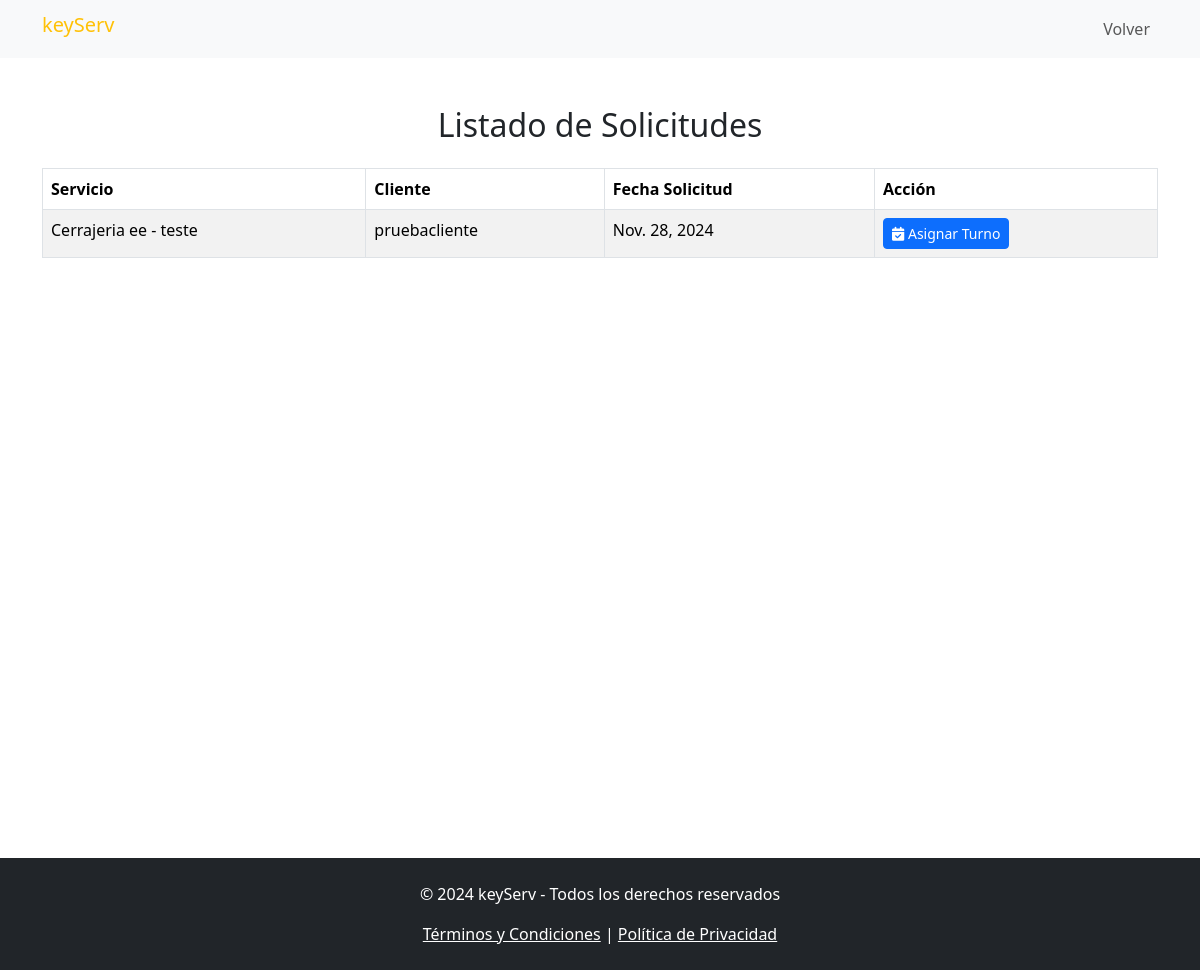
The page /solicitudes/listado_solicitudes/ on the database as committed earlier.
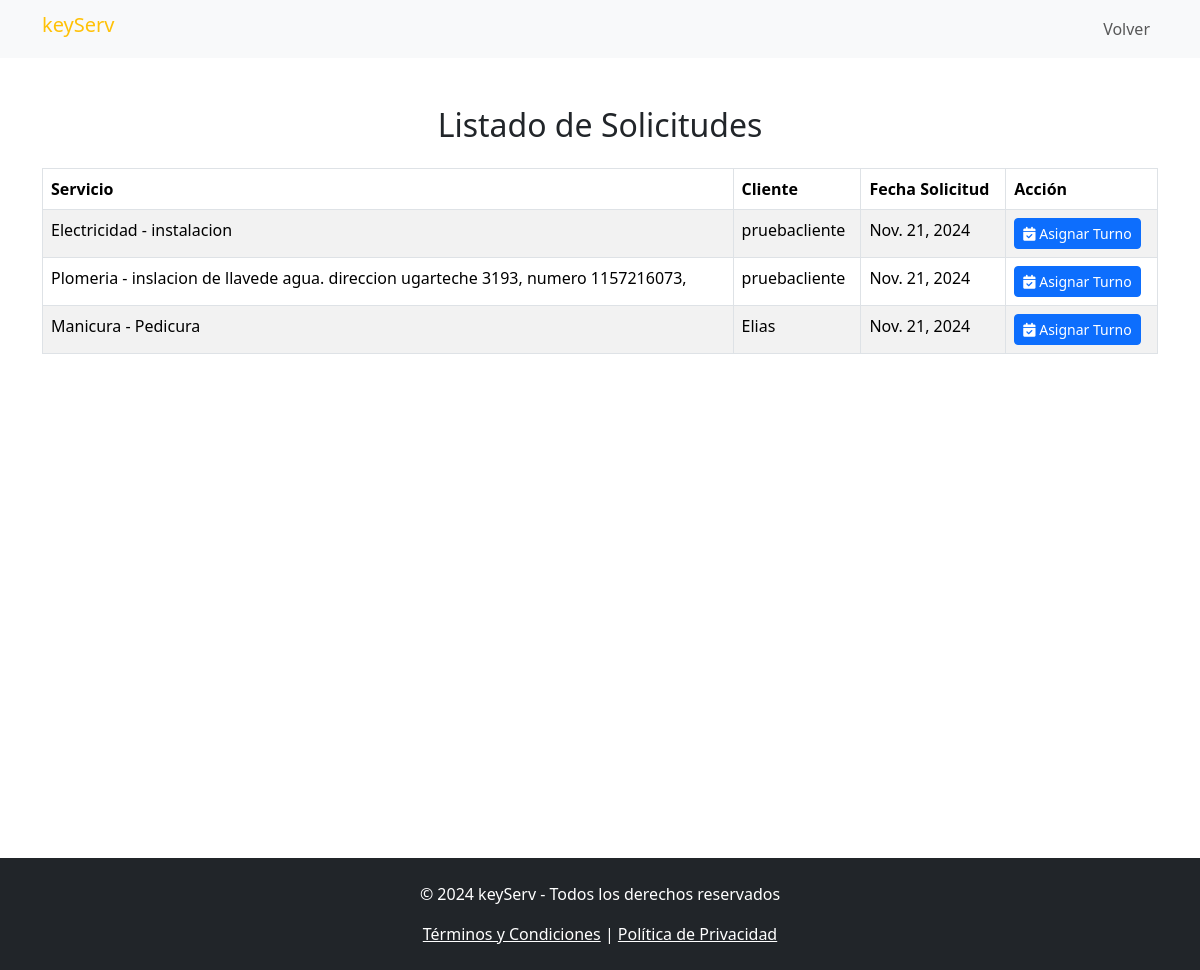
The same page on the database as committed later.
### apps/solicitudes/models.py (models this page shows, shortened)
class Solicitud(models.Model):
    cliente = models.ForeignKey(Cliente, on_delete=models.CASCADE)
    servicio = models.ForeignKey(Servicio, on_delete=models.CASCADE)
    fecha_solicitud = models.DateField(auto_now_add=True)
    fecha_servicio = models.DateField()
    estado = models.CharField(max_length=10, default='Pendiente')

### apps/servicios/models.py (models this page shows)
class Servicio(models.Model):
    nombre_servicio = models.CharField(max_length=100)
    descripcion = models.TextField()
    def __str__(self):
        return f"{self.nombre_servicio } - {self.descripcion}"

### apps/usuarios/models.py (models this page shows)
class Cliente(models.Model):
    usuario = models.OneToOneField(Usuario, on_delete=models.CASCADE)
    direccion = models.CharField(max_length=255)
    telefono = models.CharField(max_length=15)
    def __str__(self):
        return self.usuario.username

class Usuario(AbstractUser):
    ROLES = [
        ('Cliente', 'Cliente'),
        ('Profesional', 'Profesional')
    ]
    rol = models.CharField(max_length=20, choices=ROLES)

### apps/solicitudes/views.py (the view)
# urls.py: path('listado_solicitudes/', views.SolicitudesView.as_view(), name='listado_solicitudes'),
class SolicitudesView(TemplateView):
    template_name = "listado_solicitudes.html"
    def get_context_data(self, **kwargs):
        context = super().get_context_data(**kwargs)
        context['solicitudes'] = Solicitud.objects.all()
        return context

### apps/solicitudes/templates/listado_solicitudes.html (shortened to what this page needs)
{% extends 'base.html' %}
{% block navbar %}
  <nav class="navbar navbar-expand-lg navbar-light bg-light">
    <div class="container">
      <h1 class="navbar-brand text-warning" href="#">keyServ</h1>
      <div class="collapse navbar-collapse" id="navbarNav">
        <ul class="navbar-nav ms-auto">
          <li class="nav-item">
            <a class="nav-link" href="{% url 'dashboard' %}">Volver</a>
          </li>
        </ul>
      </div>
    </div>
  </nav>
{% endblock %}
{% block content %}
<main class="container py-5 d-flex flex-column min-vh-100">
    <h2 class="text-center text-dark mb-4">Listado de Solicitudes</h2>
    <table class="table table-striped table-bordered">
        <thead class="bg-warning text-white">
            <tr>
                <th>Servicio</th>
                <th>Cliente</th>
                <th>Fecha Solicitud</th>
                <th>Acción</th>
            </tr>
        </thead>
        <tbody>
            {% for solicitud in solicitudes %}
            <tr>
                <td>{{ solicitud.servicio }}</td>
                <td>{{ solicitud.cliente }}</td>
                <td>{{ solicitud.fecha_servicio }}</td>
                <td>
                    <a href="{% url 'asignar_turno' solicitud.id %}" class="btn btn-primary btn-sm">
                        <i class="fas fa-calendar-check"></i> Asignar Turno
                    </a>
                </td>
            </tr>
            {% endfor %}
        </tbody>
    </table>
</main>
{% endblock %}

### templates/base.html (shortened to what this page needs)
<!doctype html>
<html lang="en">
  <head>
    {% block head %}
    <link href="https://cdnjs.cloudflare.com/ajax/libs/font-awesome/6.0.0-beta3/css/all.min.css" rel="stylesheet">
    <link href="https://cdn.jsdelivr.net/npm/bootstrap@5.3.3/dist/css/bootstrap.min.css" rel="stylesheet">
    {% endblock %}
  </head>
  <body>
      {% block navbar %}{% endblock %}
      {% block content %}{% endblock %}
      {% block footer %}
      <footer class="bg-dark text-white text-center py-4 mt-auto">
        <div class="container">
          <p>&copy; 2024 keyServ - Todos los derechos reservados</p>
          <a href="#" class="text-white">Términos y Condiciones</a> | <a href="#" class="text-white">Política de Privacidad</a>
        </div>
      </footer>
      {% endblock %}
  </body>
</html>

Rows that differ between the two databases and show on the page:
removed Solicitud: servicio "Cerrajeria ee - teste", cliente "pruebacliente", fecha_servicio "Nov. 28, 2024"
added Solicitud: servicio "Electricidad - instalacion", cliente "pruebacliente", fecha_servicio "Nov. 21, 2024"
added Solicitud: servicio "Plomeria - inslacion de llavede agua. direccion ugarteche 3193, numero 1157216073,", cliente "pruebacliente", fecha_servicio "Nov. 21, 2024"
added Solicitud: servicio "Manicura - Pedicura", cliente "Elias", fecha_servicio "Nov. 21, 2024"
